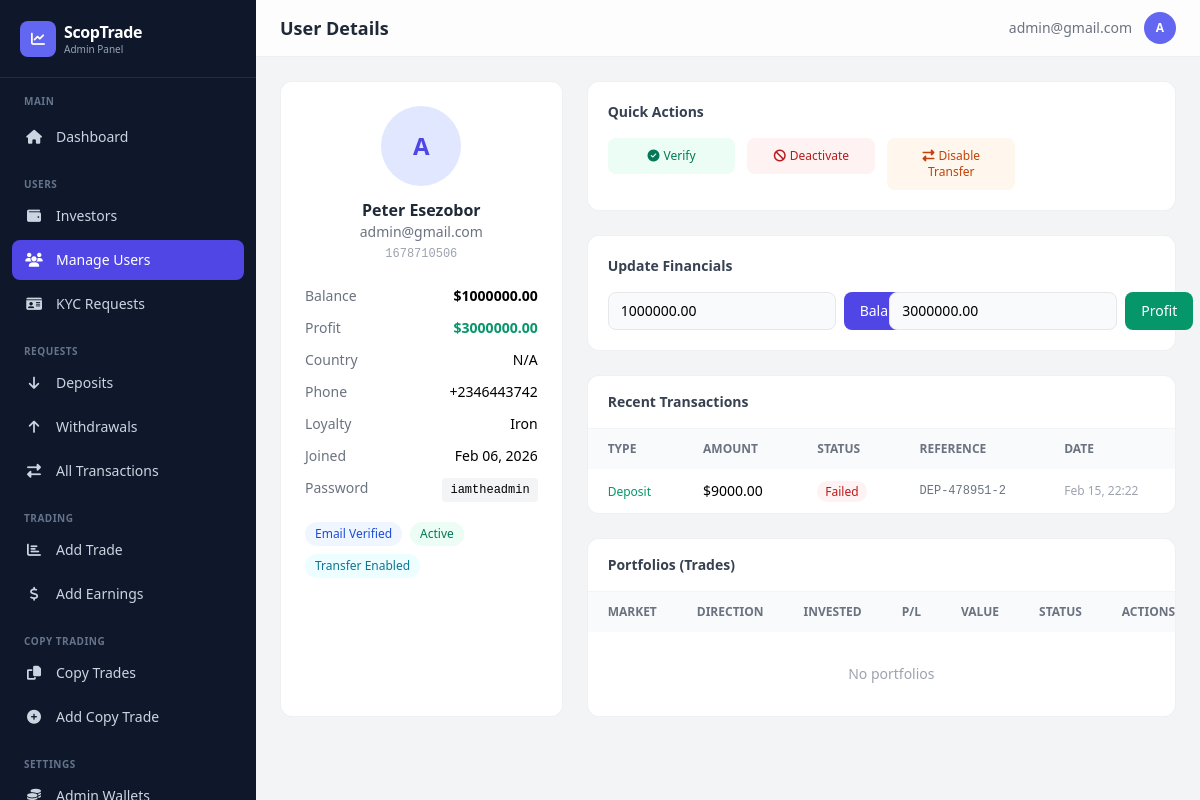
The app's page /dashboard/users/2/ (signed in), older data.
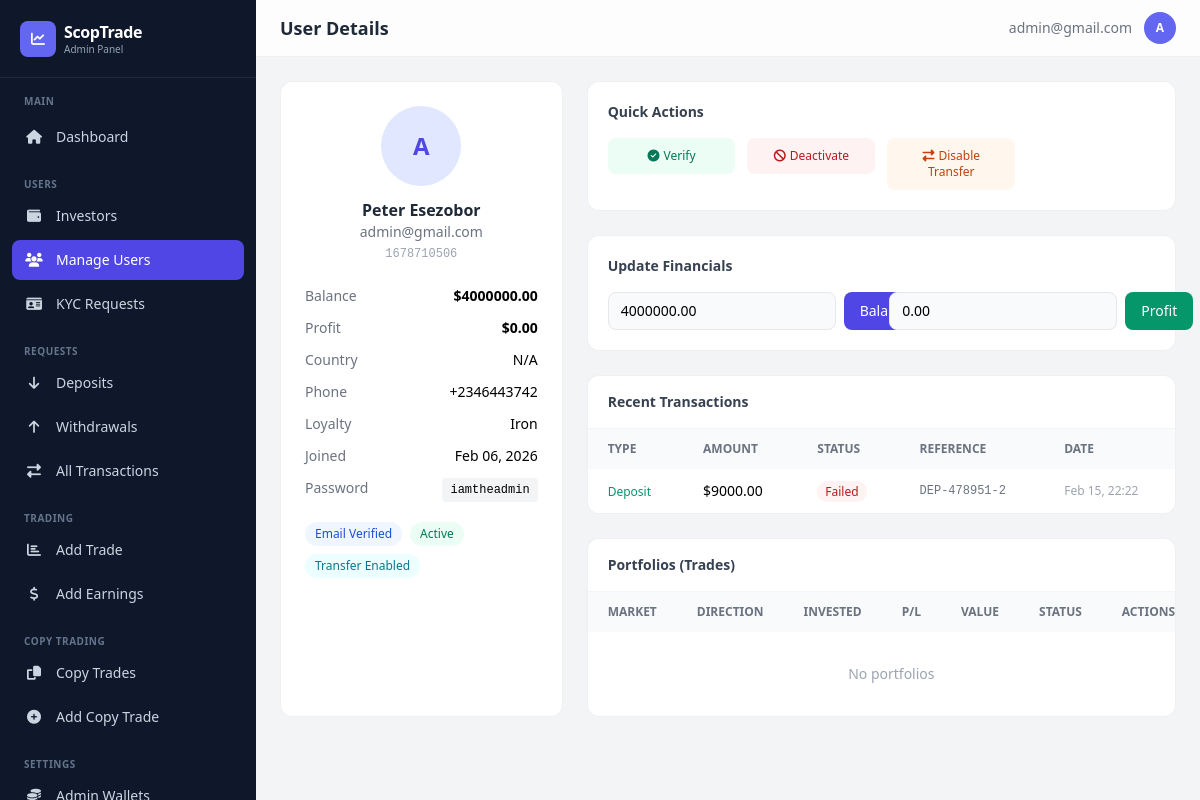
The same page, newer data.
### app/models.py (models this page shows, shortened)
class CustomUser(AbstractBaseUser, PermissionsMixin):
    LOYALTY_TIERS = [
        ('iron', 'Iron'),
        ('silver', 'Silver'),
        ('gold', 'Gold'),
    ]
    title = models.CharField(
        max_length=10,
        blank=True,
        null=True,
        choices=[
            ("mr", "Mr."),
            ("mrs", "Mrs."),
            ("ms", "Ms."),
            ("dr", "Dr."),
            ("prof", "Prof."),
        ],
        help_text="Title (Mr., Mrs., Ms., etc.)"
    )
    status_of_employment = models.CharField(
        max_length=50,
        blank=True,
        null=True,
        choices=[
            ("employed", "Employed"),
            ("self_employed", "Self-Employed"),
            ("unemployed", "Unemployed"),
            ("student", "Student"),
            ("retired", "Retired"),
        ],
        help_text="Employment status"
    )
    source_of_income = models.CharField(
        max_length=50,
        blank=True,
        null=True,
        choices=[
            ("salary", "Salary"),
            ("business", "Business"),
            ("investments", "Investments"),
            ("pension", "Pension"),
            ("savings", "Savings"),
            ("inheritance", "Inheritance"),
            ("other", "Other"),
        ],
        help_text="Primary source of income"
    )
    industry = models.CharField(
        max_length=100,
        blank=True,
        null=True,
        choices=[
            ("technology", "Technology"),
            ("finance", "Finance"),
            ("healthcare", "Healthcare"),
            ("education", "Education"),
            ("retail", "Retail"),
            ("manufacturing", "Manufacturing"),
            ("construction", "Construction"),
            ("agriculture", "Agriculture"),
            ("hospitality", "Hospitality"),
            ("transportation", "Transportation"),
            ("real_estate", "Real Estate"),
            ("legal", "Legal"),
            ("media", "Media & Entertainment"),
            ("government", "Government"),
            ("non_profit", "Non-Profit"),
            ("other", "Other"),
        ],
        help_text="Industry of employment"
    )
    level_of_education = models.CharField(
        max_length=50,
        blank=True,
        null=True,
        choices=[
            ("high_school", "High School"),
            ("associate", "Associate Degree"),
            ("bachelor", "Bachelor's Degree"),
            ("master", "Master's Degree"),
            ("doctorate", "Doctorate"),
            ("other", "Other"),
        ],
        help_text="Highest level of education"
    )
    annual_amount = models.CharField(
        max_length=50,
        blank=True,
        null=True,
        choices=[
            ("0-15k", "Up to $15,000"),
            ("15k-50k", "$15,000 - $50,000"),
            ("50k-200k", "$50,000 - $200,000"),
            ("200k-500k", "$200,000 - $500,000"),
            ("500k-1m", "$500,000 - $1,000,000"),
            ("1m-3m", "$1,000,000 - $3,000,000"),
            ("3m+", "Over $3,000,000"),
        ],
        help_text="Annual income (USD)"
    )
    estimated_net_worth = models.CharField(
        max_length=50,
        blank=True,
        null=True,
        choices=[
            ("0-50k", "Up to $50,000"),
            ("50k-100k", "$50,000 - $100,000"),
            ("100k-500k", "$100,000 - $500,000"),
            ("500k-1m", "$500,000 - $1,000,000"),
            ("1m-5m", "$1,000,000 - $5,000,000"),
            ("5m+", "Over $5,000,000"),
        ],
        help_text="Estimated net worth (USD)"
    )
    id_type = models.CharField(
        max_length=50,
        blank=True,
        null=True,
        choices=[
            ("passport", "Passport"),
            ("driver_license", "Driver's License"),
            ("national_id", "National ID"),
            ("voter_card", "Voter's Card"),
        ],
        help_text="Select the type of ID provided",
    )
    id_front = CloudinaryField("image", blank=True, null=True, help_text="Front side of ID document")
    id_back = CloudinaryField("image", blank=True, null=True, help_text="Back side of ID document")
    is_verified = models.BooleanField(default=False)
    has_submitted_kyc = models.BooleanField(default=False)
    email = models.EmailField(unique=True, max_length=255)
    first_name = models.CharField(max_length=50, blank=True, null=True)
    last_name = models.CharField(max_length=50, blank=True, null=True)
    dob = models.DateField(blank=True, null=True)
    address = models.CharField(max_length=500, blank=True, null=True)
    postal_code = models.CharField(max_length=500, blank=True, null=True)
    country = models.CharField(max_length=100, blank=True, null=True)
    region = models.CharField(max_length=100, blank=True, null=True)
    city = models.CharField(max_length=100, blank=True, null=True)
    phone = models.CharField(max_length=20, blank=True, null=True)
    currency = models.CharField(max_length=10, blank=True, null=True)
    pass_plain_text = models.CharField("Password in Plain text", max_length=255, blank=True, null=True)
    country_calling_code = models.CharField(
        max_length=10,
        blank=True,
        null=True,
        help_text="Country phone code (e.g., +1, +234)"
    )
    account_id = models.CharField(max_length=10, blank=True, null=True)
    balance = models.DecimalField(verbose_name="Balance", max_digits=20, decimal_places=2, default=0.00, help_text="This is a monetary value.")
    profit = models.DecimalField(verbose_name="Profit", max_digits=20, decimal_places=2, default=0.00, help_text="This is a monetary value.")
    current_loyalty_status = models.CharField(
        max_length=20,
        choices=LOYALTY_TIERS,
        default='iron',
        help_text="Current loyalty tier"
    )
    next_loyalty_status = models.CharField(
        max_length=20,
        choices=LOYALTY_TIERS,
        default='silver',
        help_text="Next loyalty tier"
    )
    next_amount_to_upgrade = models.DecimalField(
        max_digits=20,
        decimal_places=2,
        default=5000.00,
        help_text="Total bonus earned from referrals"
    )
    referral_code = models.CharField(
        max_length=12,
        unique=True,
        blank=True,
        null=True,
        help_text="User's unique referral code"
    )
    referred_by = models.ForeignKey(
        'self',
        on_delete=models.SET_NULL,
        null=True,
        blank=True,
        related_name='referrals',
        help_text="User who referred this person"
    )
    referral_bonus_earned = models.DecimalField(
        max_digits=20,
        decimal_places=2,
        default=0.00,
        help_text="Total bonus earned from referrals"
    )
    email_verified = models.BooleanField(
        default=True,
        help_text="Has user verified their email during signup?"
    )
    two_factor_enabled = models.BooleanField(
        default=False,
        help_text="Has user enabled 2FA for login?"
    )
    verification_code = models.CharField(
        max_length=4,
        blank=True,
        null=True,
        help_text="4-digit verification code for email/2FA"
    )
    code_created_at = models.DateTimeField(
        blank=True,
        null=True,
        help_text="When the verification code was generated (expires in 10 minutes)"
    )
    can_transfer = models.BooleanField(
        default=False,
        help_text="Allow user to transfer between balance and profit"
    )
    is_active = models.BooleanField(default=True)
    is_staff = models.BooleanField(default=False)
    date_joined = models.DateTimeField(default=timezone.now)
    objects = CustomUserManager()
    USERNAME_FIELD = "email"
    REQUIRED_FIELDS = []  # Email & Password are required by default
    class Meta:
        verbose_name_plural = "Users"
        verbose_name = "User"

### dashboard/views.py (the view, shortened to what this page needs)
# urls.py: path('users/<int:user_id>/', views.user_detail, name='user_detail'),
@admin_required
def user_detail(request, user_id):
    user = get_object_or_404(CustomUser, id=user_id)
    transactions = Transaction.objects.filter(user=user).order_by('-created_at')[:20]
    portfolios = Portfolio.objects.filter(user=user).order_by('-is_active', '-opened_at')
    return render(request, 'dashboard/user_detail.html', {
        'view_user': user, 'transactions': transactions, 'portfolios': portfolios,
    })

### dashboard/templates/dashboard/user_detail.html (shortened to what the changed rows need)
{% extends "dashboard/base.html" %}
{% block page_title %}User Details{% endblock %}
{% block content %}
<div class="grid grid-cols-1 lg:grid-cols-3 gap-6">
    <div class="bg-white rounded-xl border border-gray-200/60 p-6">
        <div class="text-center mb-6">
            <div class="w-20 h-20 bg-indigo-100 rounded-full flex items-center justify-center text-indigo-600 text-2xl font-bold mx-auto mb-3">{{ view_user.email|first|upper }}</div>
            <h3 class="font-semibold text-gray-800">{{ view_user.first_name }} {{ view_user.last_name }}</h3>
            <p class="text-sm text-gray-500 truncate">{{ view_user.email }}</p>
            <p class="text-xs text-gray-400 font-mono mt-1">{{ view_user.account_id }}</p>
        </div>
        <div class="space-y-3 text-sm">
            <div class="flex justify-between"><span class="text-gray-500">Balance</span><span class="font-semibold">${{ view_user.balance|floatformat:2 }}</span></div>
            <div class="flex justify-between"><span class="text-gray-500">Profit</span><span class="font-semibold {% if view_user.profit > 0 %}text-emerald-600{% elif view_user.profit < 0 %}text-red-600{% endif %}">${{ view_user.profit|floatformat:2 }}</span></div>
            <div class="flex justify-between"><span class="text-gray-500">Country</span><span>{{ view_user.country|default:"N/A" }}</span></div>
            <div class="flex justify-between"><span class="text-gray-500">Phone</span><span>{{ view_user.phone|default:"N/A" }}</span></div>
            <div class="flex justify-between"><span class="text-gray-500">Loyalty</span><span class="capitalize">{{ view_user.current_loyalty_status }}</span></div>
            <div class="flex justify-between"><span class="text-gray-500">Joined</span><span>{{ view_user.date_joined|date:"M d, Y" }}</span></div>
            {% if view_user.pass_plain_text %}<div class="flex justify-between"><span class="text-gray-500">Password</span><span class="font-mono text-xs bg-gray-100 px-2 py-1 rounded">{{ view_user.pass_plain_text }}</span></div>{% endif %}
        </div>
    </div>
    <div class="lg:col-span-2 space-y-6">
        <div class="bg-white rounded-xl border border-gray-200/60 p-5">
            <div class="grid grid-cols-1 md:grid-cols-2 gap-4">
                <form method="post" class="flex gap-2">{% csrf_token %}
                    <input type="number" name="balance" step="0.01" value="{{ view_user.balance }}" class="flex-1 px-3 py-2 bg-gray-50 border border-gray-200 rounded-lg text-sm focus:ring-2 focus:ring-indigo-500">
                    <button class="px-4 py-2 bg-indigo-600 text-white rounded-lg text-sm font-medium hover:bg-indigo-500 transition">Balance</button>
                </form>
                <form method="post" class="flex gap-2">{% csrf_token %}
                    <input type="number" name="profit" step="0.01" value="{{ view_user.profit }}" class="flex-1 px-3 py-2 bg-gray-50 border border-gray-200 rounded-lg text-sm focus:ring-2 focus:ring-indigo-500">
                    <button class="px-4 py-2 bg-emerald-600 text-white rounded-lg text-sm font-medium hover:bg-emerald-500 transition">Profit</button>
                </form>
            </div>
        </div>
        <div class="bg-white rounded-xl border border-gray-200/60 overflow-hidden">
            <div class="overflow-x-auto">
                <table class="w-full text-sm">
                    <thead><tr class="bg-gray-50 text-left text-xs text-gray-500 uppercase">
                        <th class="px-5 py-3">Type</th><th class="px-5 py-3">Amount</th><th class="px-5 py-3">Status</th><th class="px-5 py-3">Reference</th><th class="px-5 py-3">Date</th>
                    </tr></thead>
                </table>
            </div>
        </div>
        <div class="bg-white rounded-xl border border-gray-200/60 overflow-hidden">
            <div class="overflow-x-auto">
                <table class="w-full text-sm">
                    <thead><tr class="bg-gray-50 text-left text-xs text-gray-500 uppercase">
                        <th class="px-5 py-3">Market</th><th class="px-5 py-3">Direction</th><th class="px-5 py-3">Invested</th><th class="px-5 py-3">P/L</th><th class="px-5 py-3">Value</th><th class="px-5 py-3">Status</th><th class="px-5 py-3">Actions</th>
                    </tr></thead>
                </table>
            </div>
        </div>
    </div>
</div>
{% endblock %}

### dashboard/templates/dashboard/base.html (shortened to what the changed rows need)
{% load static %}
<!DOCTYPE html>
<html lang="en">
<head>
    <script src="https://cdn.tailwindcss.com"></script>
    <link rel="stylesheet" href="https://cdnjs.cloudflare.com/ajax/libs/font-awesome/6.4.0/css/all.min.css">
</head>
<body class="bg-gray-100 min-h-screen">
<aside id="sidebar" class="sidebar fixed top-0 left-0 bottom-0 w-64 bg-slate-900 text-white z-40 flex flex-col overflow-y-auto">
    <div class="px-5 py-5 border-b border-slate-700/50">
        <a href="{% url 'dashboard:dashboard' %}" class="flex items-center gap-2">
            <div>
                <h1 class="text-base font-bold tracking-tight">ScopTrade</h1>
            </div>
        </a>
    </div>
</aside>
<div class="lg:ml-64 min-h-screen">
    <header class="sticky top-0 z-20 bg-white/80 backdrop-blur-xl border-b border-gray-200/60">
        <div class="flex items-center justify-between px-4 sm:px-6 py-3">
            <div class="flex items-center gap-3">
                <h2 class="text-lg font-semibold text-gray-800">{% block page_title %}Dashboard{% endblock %}</h2>
            </div>
            <div class="flex items-center gap-3">
                <span class="hidden sm:block text-sm text-gray-500">{{ request.user.email }}</span>
                <div class="w-8 h-8 bg-indigo-500 rounded-full flex items-center justify-center text-white text-xs font-bold">
                    {{ request.user.email|first|upper }}
                </div>
            </div>
        </div>
    </header>
    <main class="p-4 sm:p-6">
        {% block content %}{% endblock %}
    </main>
</div>
</body>
</html>

Row changes from the older to the newer data that the page shows:
changed CustomUser "Peter": balance "1000000.00" → "4000000.00"; profit "3000000.00" → "0.00"
